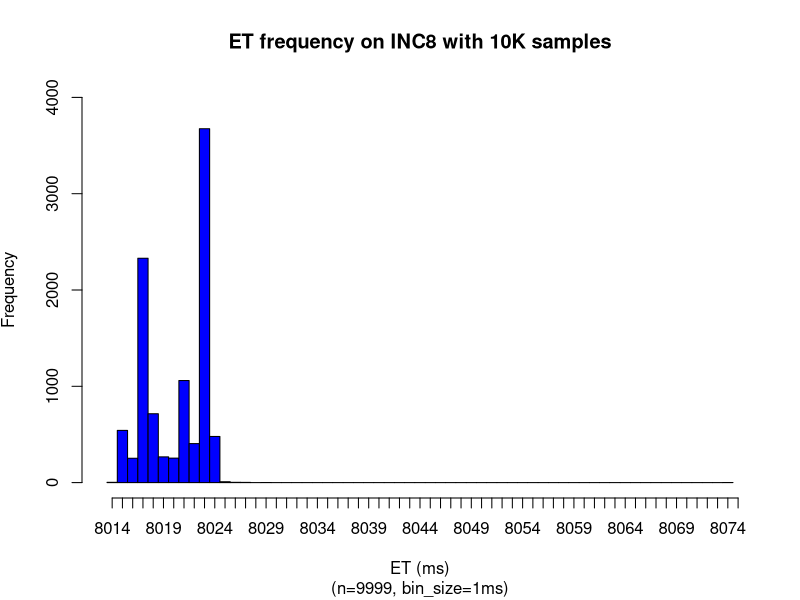
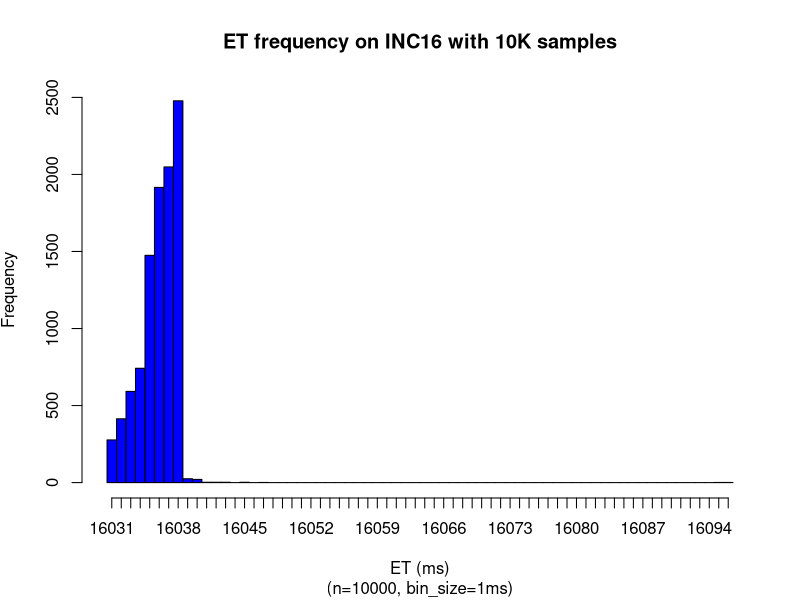
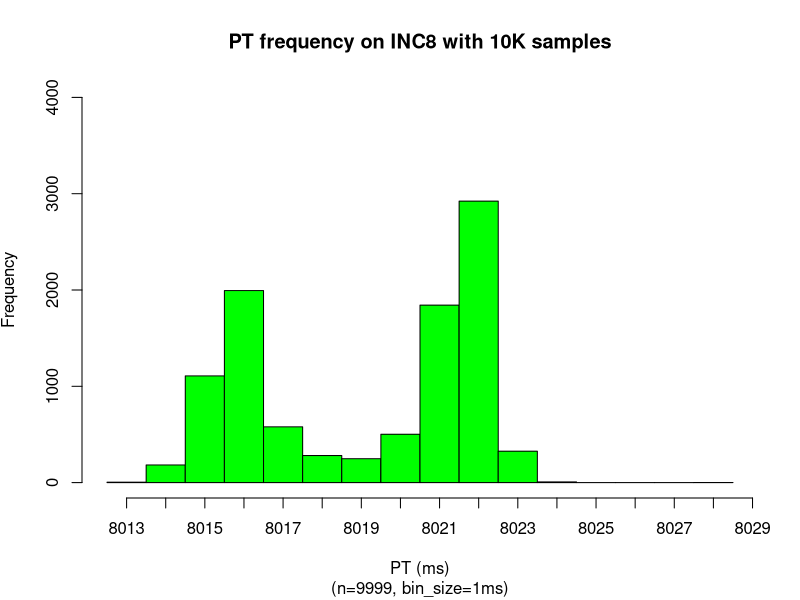
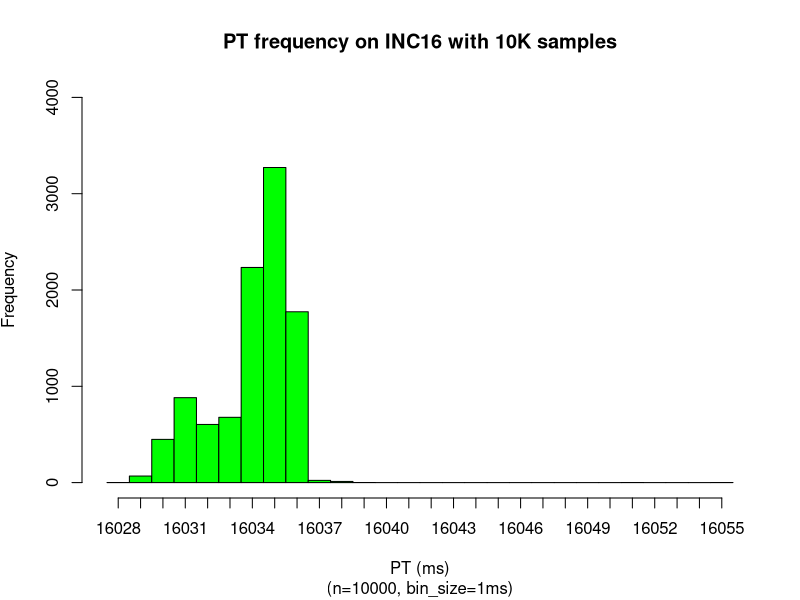

Here is the R script that generated these plots, in order:
### sodb9
numSamples <- 10000
x = read.csv(file="8_sec.dat",head=TRUE,sep="\t")
x <- subset(x, x$ITERNUM <= numSamples)
setEPS()
postscript("8_sec_et_hist_v5.eps")
binsize=1
x <- subset(x, x$ITERNUM != 9394)
#x_up = mean(x$METIME) + 2*sd(x$METIME)
#x_dn = mean(x$METIME) - 2*sd(x$METIME)
#x = subset(x, x$METIME >= x_dn & x$METIME <= x_up)
xmin <-min(x$METIME)
xmax <-max(x$METIME)
xmin
xmax
nbins <- ceiling((xmax-xmin) / binsize)
h = hist(x$METIME, right=F, breaks=seq(xmin,xmax+binsize,binsize),plot=F)
xmin <-min(x$METIME)
xmax <-max(x$METIME)
ymax <- max(h$counts)
ymax <- ceiling(ymax/100)*100
ymax <- 4000
plot(h, xaxt='n', freq=TRUE,ylim=c(0,ymax), col="blue", main='ET frequency on INC8 with 10K samples', 
sub=paste("(n=",nrow(x),", bin_size=",binsize,"ms)",sep=""), 
xlab='ET (ms)', ylab=expression('Frequency'))
axis(side=1,at=seq(min(h$mids),max(h$mids)+binsize,binsize),labels=seq(ceiling(min(h$mids)),ceiling(max(h$mids))+binsize,binsize))
dev.off()

numSamples <- 10000
x = read.csv(file="16_sec.dat",head=TRUE,sep="\t")
x <- subset(x, x$ITERNUM <= numSamples)
setEPS()
postscript("16_sec_et_hist_v5.eps")
binsize=1
#x <- subset(x, x$ITERNUM != 9394)
#x_up = mean(x$METIME) + 2*sd(x$METIME)
#x_dn = mean(x$METIME) - 2*sd(x$METIME)
#x = subset(x, x$METIME >= x_dn & x$METIME <= x_up)
xmin <-min(x$METIME)
xmax <-max(x$METIME)
xmin
xmax
nbins <- ceiling((xmax-xmin) / binsize)
h = hist(x$METIME, right=F, breaks=seq(xmin,xmax+binsize,binsize),plot=F)
xmin <-min(x$METIME)
xmax <-max(x$METIME)
ymax <- max(h$counts)
ymax <- ceiling(ymax/100)*100
ymax <- 2500
plot(h, xaxt='n', freq=TRUE,ylim=c(0,ymax), col="blue", main='ET frequency on INC16 with 10K samples', 
sub=paste("(n=",nrow(x),", bin_size=",binsize,"ms)",sep=""), 
xlab='ET (ms)', ylab=expression('Frequency'))
axis(side=1,at=h$mids,labels=seq(xmin,xmax,1))
dev.off()

x = read.csv(file="8_sec.dat",head=TRUE,sep="\t")
x <- subset(x, x$ITERNUM <= numSamples)
setEPS()
postscript("8_sec_pt_hist_v5.eps")
x <- subset(x, x$ITERNUM != 9394)
binsize=1
xmin <-min(x$PRTIME)
xmax <-max(x$PRTIME)
xmin
xmax
nbins <- ceiling((xmax-xmin) / binsize)
h = hist(x$PRTIME, right=F, breaks=seq(xmin,xmax+binsize,binsize),plot=F)
ymax <- max(h$counts)
ymax <- ceiling(ymax/100)*100
ymax <- 4000
plot(h, xaxt='n', freq=TRUE,ylim=c(0,ymax), col="green", main='PT frequency on INC8 with 10K samples', 
sub=paste("(n=",nrow(x),", bin_size=",binsize,"ms)",sep=""), 
xlab='PT (ms)', ylab=expression('Frequency'))
axis(side=1,at=seq(min(h$mids),max(h$mids)+binsize,binsize),labels=seq(ceiling(min(h$mids)),ceiling(max(h$mids))+binsize,binsize))
dev.off()

x = read.csv(file="16_sec.dat",head=TRUE,sep="\t")
x <- subset(x, x$ITERNUM <= numSamples)
setEPS()
postscript("16_sec_pt_hist_v5.eps")
binsize=1
xmin <-min(x$PRTIME)
xmax <-max(x$PRTIME)
xmin
xmax
nbins <- ceiling((xmax-xmin) / binsize)
h = hist(x$PRTIME, right=F, breaks=seq(xmin,xmax+binsize,binsize),plot=F)
ymax <- max(h$counts)
ymax <- ceiling(ymax/100)*100
ymax <- 4000
plot(h, xaxt='n', freq=TRUE,ylim=c(0,ymax), col="green", main='PT frequency on INC16 with 10K samples', 
sub=paste("(n=",nrow(x),", bin_size=",binsize,"ms)",sep=""), 
xlab='PT (ms)', ylab=expression('Frequency'))
axis(side=1,at=h$mids,labels=seq(xmin,xmax,1))
dev.off()
